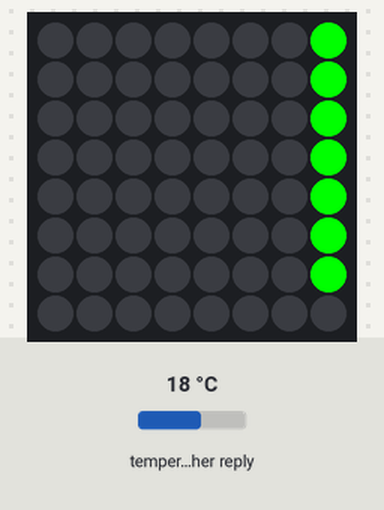
Simulated run of this sketch. Board: Arduino Leonardo, built for the host (arithmetic inside an expression is 32-bit, double 64-bit). On the bench: 8×8 RGB LED matrix (first LED top left, wired row by row). The test bench sets the inputs (shaded band); at power-on: temperature in the weather reply 18 °C. WiFi joins after 1.5 s; servers stay silent unless stated; web services answer with replies made up by the test bench; what the sketch prints to the serial monitor is not drawn.

Above: at 6.88 s.
At 7.89 s:
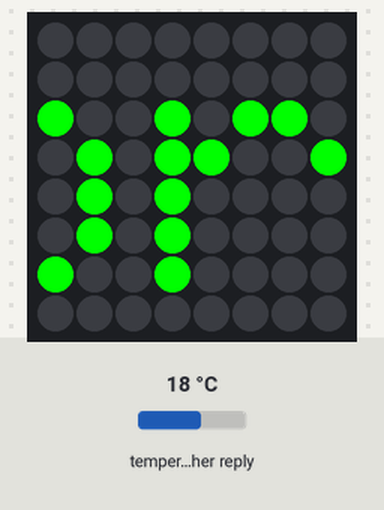
At 8.91 s:
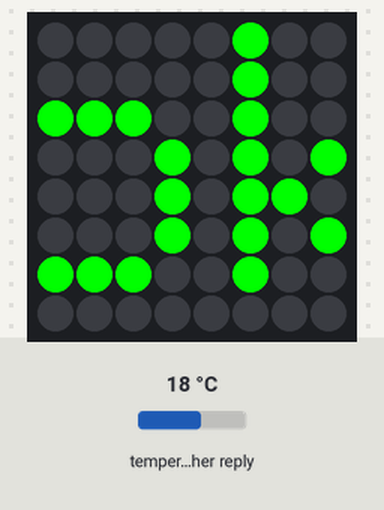
At 10.94 s:
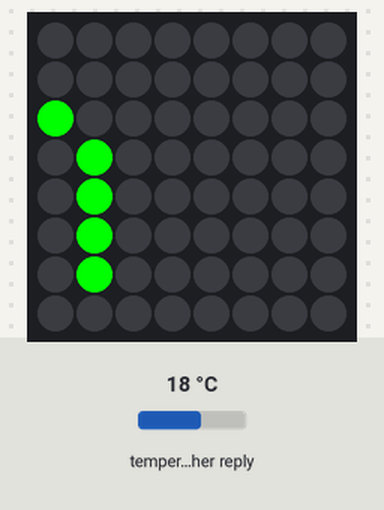
At 15.21 s:
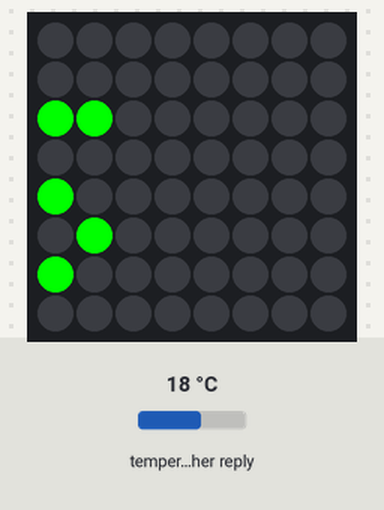
At 39.83 s:
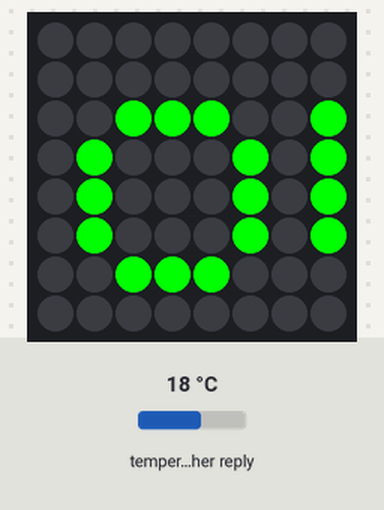

The sketch:

ch_17_weather_feed.ino
```cpp
#include <SPI.h>
#include <Ethernet.h>
#include <Wire.h>
#include "Adafruit_LEDBackpack.h"
#include "Adafruit_GFX.h"

byte mac[] = { 0x00, 0xAA, 0xBB, 0xCC, 0xDE, 0x02 };

EthernetClient client;
Adafruit_BicolorMatrix matrix = Adafruit_BicolorMatrix();

const long serverCheckPeriod = 60000;
const int messageLength = 32;

char message[messageLength];
long lastServerContact = -serverCheckPeriod;

void setup()
{
  Serial.begin(9600);
  while (!Serial){}; // for Leonardo compatability
  matrix.begin(0x70);
  matrix.clear();
  connectToNetwork();
}

void loop()
{
  long now = millis();
  if (now > lastServerContact + serverCheckPeriod)
  {
    hitWebPage();
    lastServerContact = now;
  }
  displayMessage();
}

void connectToNetwork()
{
  if (Ethernet.begin(mac))
  {
    for (byte thisByte = 0; thisByte < 4; thisByte++)
    {
      Serial.print(Ethernet.localIP()[thisByte], DEC);
      Serial.print(".");
    }
  }
  delay(3000);
}

void hitWebPage()
{
  Serial.println("Connecting to server");
  if (client.connect("api.openweathermap.org", 80))
  {
    Serial.println("Connected to Server");
    client.println("GET /data/2.5/weather?q=Manchester,uk HTTP/1.0");
    client.println();
    while (client.connected())
    {
      if (client.available())
      {
        Serial.println("Reading Response");
        client.findUntil("description\":\"", "\0");
        String desc = client.readStringUntil('\"');
        if (desc.length() > 0)
        {
          desc.toCharArray(message, messageLength);
        }
      }
    }
    client.stop();
  }
}

void displayMessage()
{
  matrix.setTextWrap(false);  // scroll
  matrix.setTextSize(1);
  matrix.setTextColor(LED_GREEN);
  for (int x = 7; x >= -messageLength*8; x--) {
    matrix.clear();
    matrix.setCursor(x, 0);
    matrix.print(message);
    matrix.writeDisplay();
    delay(100);
  }
}
```
